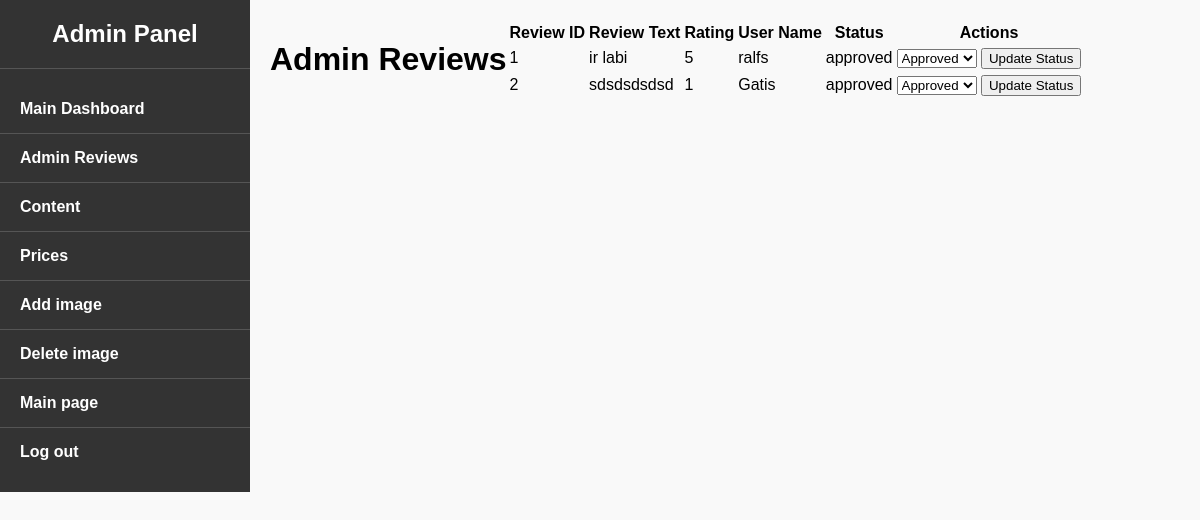
/admin/admin_dashboard.php?page=admin_reviews.php (signed in), run on the app's committed database.
### tables this page shows
CREATE TABLE `Reviews` (
  `id` int(11) NOT NULL,
  `user_name` varchar(255) NOT NULL,
  `review_text` text NOT NULL,
  `rating` int(11) NOT NULL,
  `status` enum('pending','approved','rejected') DEFAULT 'pending'
);

### admin/admin_reviews.php (the view, shortened to what this page needs)
<?php
include "manage_reviews.php";
$sql_select_reviews = "SELECT * FROM Reviews";
$result_reviews = $conn->query($sql_select_reviews);
?>
<!DOCTYPE html>
<html lang="en">
<head>
    <link rel="stylesheet" href="admin-style.css">
</head>
<body>
<div class="container">
    <h1>Admin Reviews</h1>
    <table>
        <tr>
            <th>Review ID</th>
            <th>Review Text</th>
            <th>Rating</th>
            <th>User Name</th>
            <th>Status</th>
            <th>Actions</th>
        </tr>
        <?php if ($result_reviews->num_rows > 0): ?>
            <?php while($row_review = $result_reviews->fetch_assoc()): ?>
                <tr>
                    <td><?php echo $row_review["id"]; ?></td>
                    <td><?php echo $row_review["review_text"]; ?></td>
                    <td><?php echo $row_review["rating"]; ?></td>
                    <td><?php echo $row_review["user_name"]; ?></td>
                    <td><?php echo $row_review["status"]; ?></td>
                    <td>
                        <form method="post">
                            <select name="action">
                                <option value="approved" <?php if ($row_review["status"] === "approved") echo "selected"; ?>>Approved</option>
                            </select>
                            <button type="submit">Update Status</button>
                        </form>
                    </td>
                </tr>
            <?php endwhile; ?>
        <?php else: ?>
            <tr><td colspan="6">No reviews found</td></tr>
        <?php endif; ?>
    </table>
</div>
</body>
</html>

### admin/admin-style.css (style rules this page uses)
body { font-family: 'Arial', sans-serif; margin: 0; padding: 0; background-color: #f9f9f9; }
.container { display: flex; }

### data on the page
reviews: id "1", review_text "ir labi", rating "5", user_name "ralfs", status "approved", action "Approved"
reviews: id "2", review_text "sdsdsdsdsd", rating "1", user_name "Gatis", status "approved", action "Approved"
